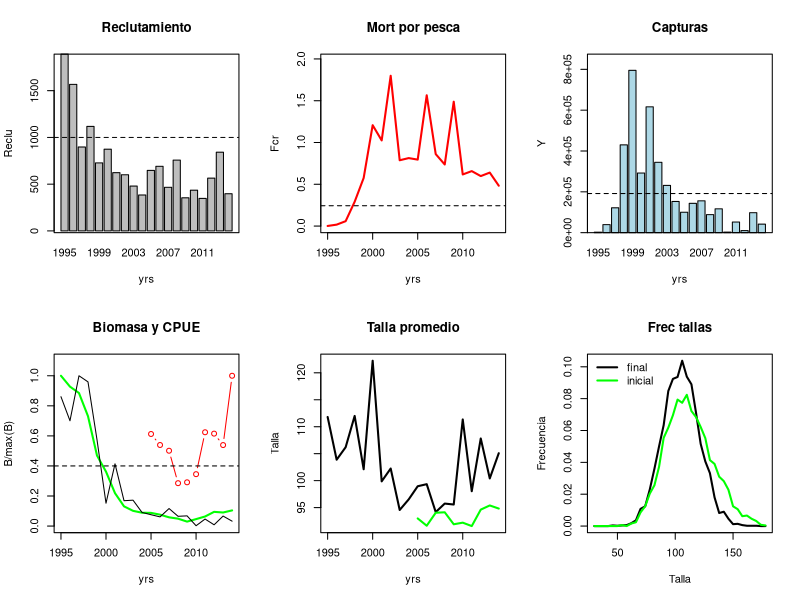

Write the R code that produced this figure.
rm(list=ls()) # comando para limpiar


# Parametros biologicos
M=runif(1,0.2,0.8) #0.6*exp(rnorm(1,0,0.1))
Tmax=round(-log(0.01)/M)
A50=0.4*Tmax 
A95=A50+1

A50c=A50-2 
A95c=A50c+1

A50m=A50-1
A95m=A50m+1


R0=1000
h=0.75 #*exp(rnorm(1,0,0.1))
dts=0.8
Loo=150
k=0.5*M
t0=-0.5
aw=0.001
bw=3.0
Fref=M
nyears=20
sigmaR=0.4
sigmaF=0.3
sigma_cpue=0.15
sigma_Bacus=0.20
Talla=seq(30,round(1.2*Loo),4)

# vectores biologicos-pesqueros
edad=seq(1,Tmax)
Ledad=Loo*(1-exp(-k*(edad-t0)))
sd_edad=Ledad*runif(1,0.08,0.15)

wedad=aw*Ledad^bw
Om=1/(1+exp(-log(19)*(edad-A50m)/(A95m-A50m)))
Sel=1/(1+exp(-log(19)*(edad-A50)/(A95-A50)))
Sel_acus=1/(1+exp(-log(19)*(edad-A50c-1)/(A95c-A50c)))


# Matriz clave talla-edad inversa

dtalla=Talla[2]-Talla[1]
pdf=matrix(NA,Tmax,length(Talla))
xs=0.5*dtalla

for(i in 1: Tmax) #loop over ages
{
  for(j in 1: length(Talla)) #loop over ages
  {
    z1=((Talla[j]-xs)-Ledad[i])/sd_edad[i]
    z2=((Talla[j]+xs)-Ledad[i])/sd_edad[i]
    pdf[i,j]=pnorm(z2)-pnorm(z1)}
  pdf[i,]=pdf[i,]/sum(pdf[i,])
  
}



Ncru=matrix(NA,nyears,Tmax)
N=matrix(NA,nyears,Tmax)
F=matrix(NA,nyears,Tmax)
Z=matrix(NA,nyears,Tmax)
C=matrix(NA,nyears,Tmax)
Y=rep(NA,nyears)
B=rep(NA,nyears)
CPUE=rep(0,nyears)
Reclu=rep(NA,nyears)
Fcr=rep(NA,nyears)
Emed=rep(NA,nyears)
Bacus=rep(0,nyears)
Lmed_f=rep(0,nyears)
Lmed_n=rep(0,nyears)

yrs=seq(1995,1995+nyears-1)

# dinámica para condiciones iniciales
Reclu[1]=R0*exp(rnorm(1,0,sigmaR))
N[1,1]=Reclu[1]

for (a in 2:Tmax){
  N[1,a]=N[1,a-1]*exp(-M)
}

N[1,Tmax]=N[1,Tmax]/(1-exp(-M))


# dinámica y proyeccion

# Mortalidad por pesca anual

tlim=2000
s1=2
s2=20
  
Fcr=exp(-(yrs-tlim)^2/s1^2)
id=which(yrs>=tlim)
Fcr[id]=exp(-(yrs[id]-tlim)^2/s2^2)
Fcr=Fcr*exp(rnorm(20,0,sigmaF))

# Año 1
F[1,]=Fcr[1]*Sel
Z[1,]=F[1,]+M
C[1,]=F[1,]/Z[1,]*N[1,]*(1-exp(-Z[1,]))
Y[1]=sum(C[1,]*wedad)
B[1]=sum(N[1,]*wedad*Om*exp(-Z[1,]*dts))
CPUE[1]=0.3*sum(N[1,]*wedad*Sel)
Emed[1]=sum(C[1,]*edad)/sum(C[1,])
Ncru[1,]=N[1,]*Sel_acus*exp(-Z[1,]*dts)


alfa=4*h*R0/(5*h-1)
beta=(1-h)*B[1]/(5*h-1)



for (y in 2:nyears){
  eps=rnorm(1,0,0.15)
  Sel=1/(1+exp(-log(19)*(edad-A50*exp(eps))/((A95-A50)*exp(eps))))
  F[y,]=Fcr[y]*Sel
  Z[y,]=F[y,]+M
  
  Reclu[y]=alfa*B[y-1]/(beta+B[y-1])*exp(rnorm(1,0,sigmaR))
  N[y,1]=Reclu[y]

  for (a in 2:Tmax){
  N[y,a]=N[y-1,a-1]*exp(-Z[y-1,a-1])
  }
  
  N[y,Tmax]=N[y,Tmax]+N[y-1,Tmax-1]*exp(-Z[y-1,Tmax-1])

  C[y,]=F[y,]/Z[y,]*N[y,]*(1-exp(-Z[y,]))
  Emed[y]=sum(C[y,]*edad)/sum(C[y,])
  
  Y[y]=sum(C[y,]*wedad)
  B[y]=sum(N[y,]*wedad*Om*exp(-Z[y,]*dts))
  Bacus[y]=0.9*sum(N[y,]*wedad*Sel_acus*exp(-Z[y,]*dts))*exp(rnorm(1,0,sigma_Bacus))
  CPUE[y]=0.3*sum(N[y,]*wedad*Sel)*exp(rnorm(1,0,sigma_cpue))
  Ncru[y,]=N[y,]*Sel_acus*exp(-Z[y,]*dts)

}




nmf=5000
nmn=1000

Ntalla=t(pdf)%*%t(Ncru)
Ctalla=t(pdf)%*%t(C)

propl_f=Ctalla
propl_n=Ntalla

#par(mfrow = c(5, 4))

 for (y in 1:nyears){
 
 propl_f[,y]=rmultinom(1, nmf, Ctalla[,y]/sum(Ctalla[,y]))/nmf # muestreo con error multinomial
 propl_n[,y]=rmultinom(1, nmn, Ntalla[,y]/sum(Ntalla[,y]))/nmn # muestreo con error multinomial
 Lmed_f[y]= sum(propl_f[,y]*Talla)/sum(propl_f[,y])
 Lmed_n[y]= sum(propl_n[,y]*Talla)/sum(propl_n[,y])
 
 
 #plot(Talla,propl_f[,y],type="l",main=paste(y))
 #lines(Talla,propl_n[,y],col="green")
 
 }

  
  

Bacus[1:10]=0
Ctalla_flo= propl_f;Ctalla_flo[,1:5]=0
Ntalla_acu= propl_n; Ntalla_acu[,1:10]=0; Lmed_n[1:10]=0

Capt_l=round(Ctalla_flo*1500)
Cru_l=round(Ntalla_acu*1500)

indices=data.frame(Yrs=yrs,Catch=Y,CPUE=CPUE/max(CPUE),Bcru=Bacus)


matCap=data.frame(t(Capt_l))
rownames(matCap)=yrs
colnames(matCap)=Talla

matNcru=data.frame(t(Cru_l))
rownames(matNcru)=yrs
colnames(matNcru)=Talla


params=c(106.1,117.5,log(aw),bw,dts,0.5,dts,Loo,k,M)
tabla1 <- matrix(ncol=1, round(params,3))
rownames(tabla1) <- c("L50m", "L95m","log_aw","bw","dt_spawn", "dt_cpue", "dt_crucero","Loo","k","M" )
colnames(tabla1)<-"Value"

tabla2=data.frame(yrs=yrs,Biom=B,Reclu=Reclu,mortF=Fcr)


write.csv(tabla1, 'Parsbiol.csv',row.names = T)

write.csv(tabla2, 'Vars_vd.csv',row.names = T)

write.csv(indices, 'indices.csv',row.names = T)

write.csv(matCap, 'MatCap.csv', row.names = T)

write.csv(matNcru, 'MatNcru.csv', row.names = T)



par(mfrow = c(2, 3))

barplot(Reclu~yrs, main="Reclutamiento")
box()
abline(h=R0,lty=2)

plot(yrs,Fcr,type="l",col="red",lwd=2,main="Mort por pesca", ylim=c(0,max(Fcr)*1.1))
abline(h=Fref,lty=2)

barplot(Y~yrs,col="lightblue",main="Capturas", ylim=c(0,max(Y)*1.1))
box()
abline(h=mean(Y),lty=2)

maxB=max(Bacus[Bacus>0])
Bacus[Bacus==0]=NaN
plot(yrs,B/max(B),type="l",col="green",lwd=2,ylim=c(0,max(B/B[1])*1.1),main="Biomasa y CPUE")
lines(yrs,CPUE/max(CPUE))
lines(yrs,Bacus/maxB,col="red",type="b")
abline(h=0.4,lty=2)

Lmed_n[Lmed_n==0]=NaN
plot(yrs,Lmed_f,type="l",lwd=2,main="Talla promedio", ylab="Talla", ylim=c(min(Lmed_n[seq(nyears-9,nyears)]),max(Lmed_f)))
lines(yrs,Lmed_n,type="l",lwd=2,col="green")

plot(Talla,propl_f[,nyears],type="l",ylab="Frecuencia",main="Frec tallas",col="black",lwd=2)
lines(Talla,propl_f[,1], col="green",lwd=2)
legend('topleft',c('final','inicial'),col=c('black','green'),lty=1,lwd=2,bty="n")



